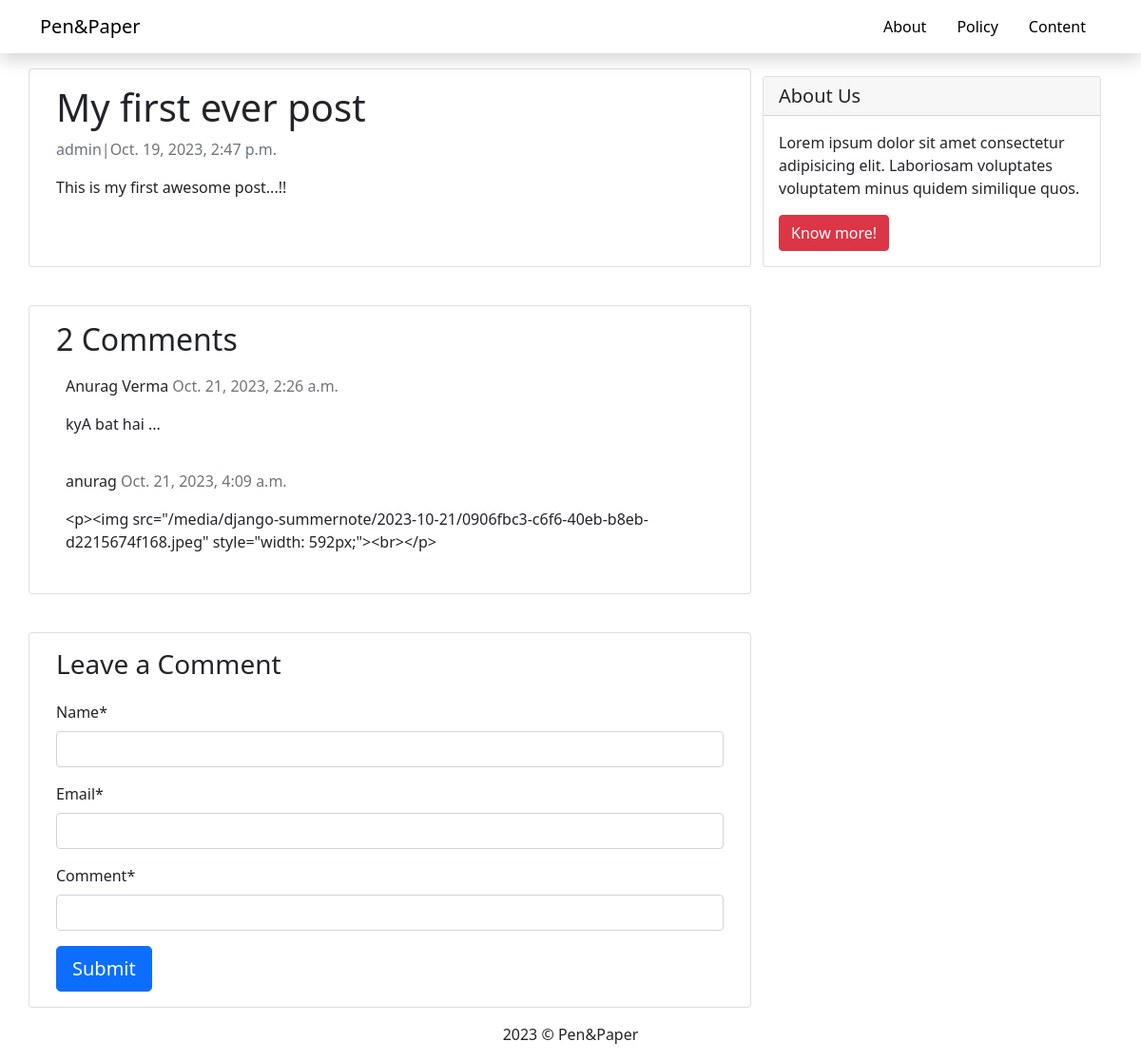
The page /my-first-ever-post/ on the database its author committed.
### blog/models.py (models this page shows, shortened)
class Post(models.Model):
    title = models.CharField(max_length=200, unique=True)
    slug = models.SlugField(max_length=200, unique=True)
    author = models.ForeignKey(User, on_delete=models.CASCADE, related_name='blog_post')
    update_on = models.DateTimeField(auto_now=True)
    content = models.TextField()
    created_on = models.DateTimeField(auto_now_add=True)
    status = models.IntegerField(choices=STATUS, default=0)
    class Meta:
        ordering = ['-created_on']

class Comment(models.Model):
    post = models.ForeignKey(Post, on_delete=models.CASCADE, related_name='comments')
    name = models.CharField(max_length=80)
    email = models.EmailField()
    comment = models.TextField()
    created_on = models.DateTimeField(auto_now_add=True)
    active = models.BooleanField(default=False)
    class Meta:
        ordering = ['-created_on']

### blog/views.py (the view)
# urls.py: path('<slug:slug>/', views.post_detail, name='post_detail'),
def post_detail(request, slug):
    template_name = 'post_detail.html'
    post = get_object_or_404(Post, slug=slug)
    comments = post.comments.filter(active=True).order_by('created_on')
    new_comment = None
    if request.method == 'POST':
        comment_form = CommentForm(data=request.POST)
        if comment_form.is_valid():
            new_comment = comment_form.save(commit=False)
            new_comment.post = post
            new_comment.save()
    else:
         comment_form = CommentForm()
    return render(request, template_name, {'post':post,
                                            'comments':comments,
                                            'new_comment':new_comment,
                                            'comment_form':comment_form,})

### blog/forms.py
class CommentForm(forms.ModelForm):
    class Meta:
        model = Comment
        fields = ('name', 'email', 'comment')
        widgets = {
            'comment': SummernoteWidget(),
        }

### templates/post_detail.html (shortened to what this page needs)
{% extends 'base.html' %}
{% load crispy_forms_tags %}
{% block content %}
<div class="container">
    <div class="row">
        <div class="col-md-8 card mb-4 mt-3">
            <div class="card-body">
                <h1>
                    {% block title %}
                    {{post.title}}
                    {% endblock %}
                </h1>
                <p class="text-muted">
                    {{post.author}}|{{post.created_on}}
                </p>
                <p class="card-text">
                    {{post.content|safe}}
                </p>
            </div>
        </div>
        {% block sidebar %}
        {% include 'sidebar.html' %}
        {% endblock sidebar %}
    </div>
</div>
<div class="container">
    <div class="row">
        <div class="col-md-8 card mb-4 mt-3">
            <div class="card-body">
                <h2>{{comments.count}} Comments</h2>
                {% for c in comments %}
                <div class="comments" style="padding: 10px;">
                    <p class="font-weight-bold">
                        {{c.name}}
                        <span class=" text-muted font-weight-normal ">
                            {{c.created_on}}
                        </span>
                    </p>
                    {{c.comment | linebreaks}}
                </div>
                {% endfor %}
            </div>
        </div>
    </div>
</div>
<div class="container">
    <div class="row">
        <div class="col-md-8 card mt-3">
            <div class="card-body">
                {% if new_comment %}
                <div class="alert alert-success" role="alert">
                    Your comment is awaiting moderation
                </div>
                {% else %}
                <h3>Leave a Comment</h3>
                <form method="POST" style="margin-top: 1.3em;">
                    {{comment_form | crispy}}
                    <button type="submit" class="btn btn-primary  btn-lg">Submit</button>
                </form>
                {% endif %}
            </div>
        </div>
    </div>
</div>
{% endblock %}

### static/blogs/base.css (style rules this page uses)
body { font-family: "Roboto", sans-serif; }

### rows shown on the page
Post: title "My first ever post", author "admin", created_on "Oct. 19, 2023, 2:47 p.m.", content "This is my first awesome post...!!"
Comment: name "Anurag Verma", created_on "Oct. 21, 2023, 2:26 a.m.", comment "kyA bat hai ..."
Comment: name "anurag", created_on "Oct. 21, 2023, 4:09 a.m.", comment "<p><img src=\"/media/django-summernote/2023-10-21/0906fbc3-c6f6-40eb-b8eb-d2215674f168.jpeg\" style=\"width: 592px;\"><br></p>"

### other values the page prints
{{ comments.count }} "2"
